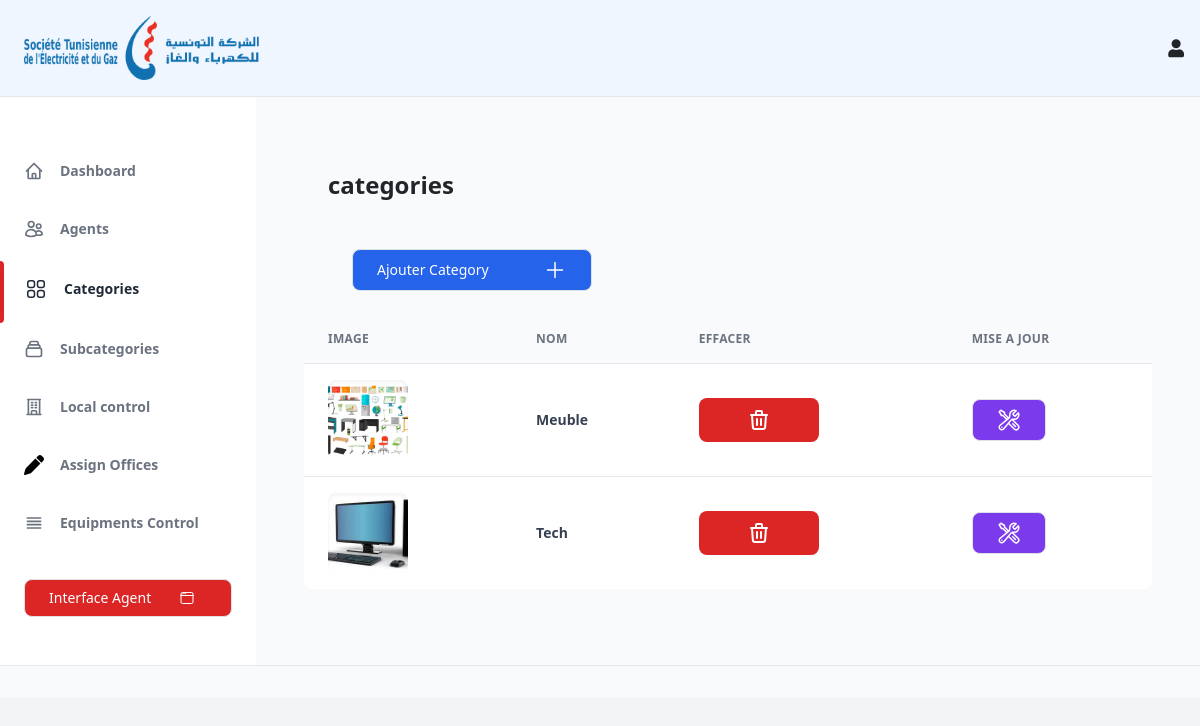
The page /categorycontrol (signed in) on the database its author committed.
### tables this page shows
CREATE TABLE `category` (
  `id_category` int(8) NOT NULL,
  `name` varchar(255) NOT NULL,
  `image` varchar(255) NOT NULL
);

### core/Functions.php (called while the page is built, shortened)
<?php
function base_path($path)
{
    return BASE_PATH . $path;
}
function view($path, $attributes = []){
    extract($attributes);
    require  base_path('views/'.$path);
}

### controllers/admin/category/index.php (called while the page is built, shortened)
<?php
$config = require base_path('config.php');
$db = new Database($config['database']);
$category = $db->query("select * from category ") -> get();
view("admin/categorycontrol.views.php", [
    'heading' => 'categories',
    'categories' => $category
]);

### public/index.php (called while the page is built, shortened)
<?php
require BASE_PATH . 'core/functions.php';
spl_autoload_register(function ($class) {
    $class = str_replace("\\", '/', $class);
});
$router = new \core\Router();
$uri = parse_url($_SERVER['REQUEST_URI'])['path'];
$method =$_POST['_method'] ?? $_SERVER['REQUEST_METHOD'];
$router->route($uri, $method);

### core/Database.php (called while the page is built, shortened)
<?php
    class Database {
    public  $connection;
    public $statement;
    public function __construct($config,$username ="root" ,$password= "")
    {
        $dsn = ('mysql:' . http_build_query($config,'',';'));
        $this-> connection = new PDO($dsn, $username, $password,[
            PDO::ATTR_DEFAULT_FETCH_MODE => PDO::FETCH_ASSOC
        ]);
    }
    public function query($query,$params = [])
    {
        $this->statement = $this-> connection ->prepare($query);
        $this->statement->execute($params);
        return $this;
    }
    public function get(){
        return $this->statement->fetchAll();
    }
}

### config.php (called while the page is built)
<?php
return [
    'database' => [
        'host' => 'localhost',
        'port' => 3306,
        'dbname' => 'steggestionim',
        'charset' => 'utf8mb4'
    ],
];

### views/admin/categorycontrol.views.php (the view, shortened to what this page needs)
<?php require base_path( 'views/admin/partials/head.php'); ?>
<?php require base_path( 'views/admin/partials/header.php') ?>
<?php require base_path( 'views/admin/partials/aside.php')?>
<main class=" p-5 w-full h-full overflow-y-auto">
    <div class="container px-6 mx-auto grid ">
        <h1 class="my-6 text-2xl font-semibold text-black-700 dark:text-gray-200 ">
            <?= $heading ?>
        </h1>
        <div class="px-6 my-6 flex justify-between ">
            <button data-modal-target="authentication-modal" data-modal-toggle="authentication-modal"
                class="flex items-center justify-between w-60 px-4 py-2 text-sm font-medium leading-5 text-white transition-colors duration-150 bg-blue-600 border border-transparent rounded-lg active:bg-blue-600 hover:bg-blue-700 focus:outline-none focus:shadow-outline-purple">
                Ajouter Category
                <span class="ml-2" aria-hidden="true">
                    <svg class="w-6 h-6 text-white" fill="none" stroke="currentColor" stroke-width="1.5"
                        viewBox="0 0 24 24" xmlns="http://www.w3.org/2000/svg" aria-hidden="true">
                        <path stroke-linecap="round" stroke-linejoin="round" d="M12 4.5v15m7.5-7.5h-15"></path>
                    </svg>
                </span>
            </button>
        </div>
    </div>
    <div class="w-full overflow-hidden rounded-lg shadow-xs">
        <div class="w-full overflow-x-auto">
            <table class="w-full whitespace-no-wrap">
                <thead>
                    <tr
                        class="text-xs font-semibold tracking-wide text-left text-gray-500 uppercase border-b dark:border-gray-700 bg-gray-50 dark:text-gray-400 dark:bg-gray-800">
                        <th class="px-4 py-3">Image</th>
                        <th class="px-4 py-3">Nom</th>
                        <th class="px-4 py-3">Effacer</th>
                        <th class="px-4 py-3">Mise a jour</th>
                    </tr>
                </thead>
                <tbody class="text-left bg-white divide-y dark:divide-gray-700 dark:bg-gray-800">
                    <?php $x = 0 ?>
                    <?php foreach ($categories as $category): ?>
                    <?php $x++ ?>
                    <tr class="text-gray-700 dark:text-gray-400">
                        <td class="px-4 py-3">
                            <div class="flex items-center text-sm">
                                <div class="relative hidden w-20 h-20  rounded-full md:block">
                                    <img class=" object-cover w-full h-full rounded-lg" src="<?= $category['image'] ?>"
                                        alt="" loading="lazy" />
                                    <div class="absolute inset-0 rounded-lg shadow-inner" aria-hidden="true">
                                    </div>
                                </div>
                            </div>
                        </td>
                        <td class="px-4 py-3 text-sm">
                            <p class="font-semibold">
                                <?= $category['name'] ?>
                            </p>
                        </td>
                        <td class="px-4 py-3 text-sm">
                            <button data-modal-target="popup-modal<?= $x ?>" data-modal-toggle="popup-modal<?= $x ?>"
                                class="block text-white bg-red-600 hover:bg-red-800 focus:ring-4 focus:outline-none focus:ring-blue-300 font-medium rounded-lg text-sm px-5 py-2.5 text-center">
                            </button>
        </div>
    </div>
    </div>
    </td>
    <td class="px-4 py-3 text-sm">
        <button data-modal-target="crypto-modal<?= $x ?>" data-modal-toggle="crypto-modal<?= $x ?>"
            class=" w-19 px-4 py-2 text-sm font-medium leading-5 text-white transition-colors duration-150 bg-purple-600 border border-transparent rounded-lg active:bg-purple-600 hover:bg-purple-700 focus:outline-none focus:shadow-outline-purple ">
        </button>
    </td>
    </tr>
    <?php endforeach; ?>
    <div
        class="grid px-4 py-3 text-xs font-semibold tracking-wide text-gray-500 uppercase border-t dark:border-gray-700 bg-gray-50 sm:grid-cols-9 dark:text-gray-400 dark:bg-gray-800">
    </div>

### core/Router.php (shortened to what this page needs)
<?php
class Router{
    protected $routes = [];
    public function add($method,$uri,$controller){
        $this->routes[] = [
            'uri' => $uri,
            'controller' => $controller,
            'method' => $method
        ];
    }
    public function route($uri,$method)
    {
        foreach($this->routes as $route){
            if ($route['uri']===$uri && $route['method'] === strtoupper($method)){
                return require base_path($route['controller']);
            }
        }
    }
}

### rows shown on the page
category: image (picture), name "Meuble"
category: image (picture), name "Tech"
